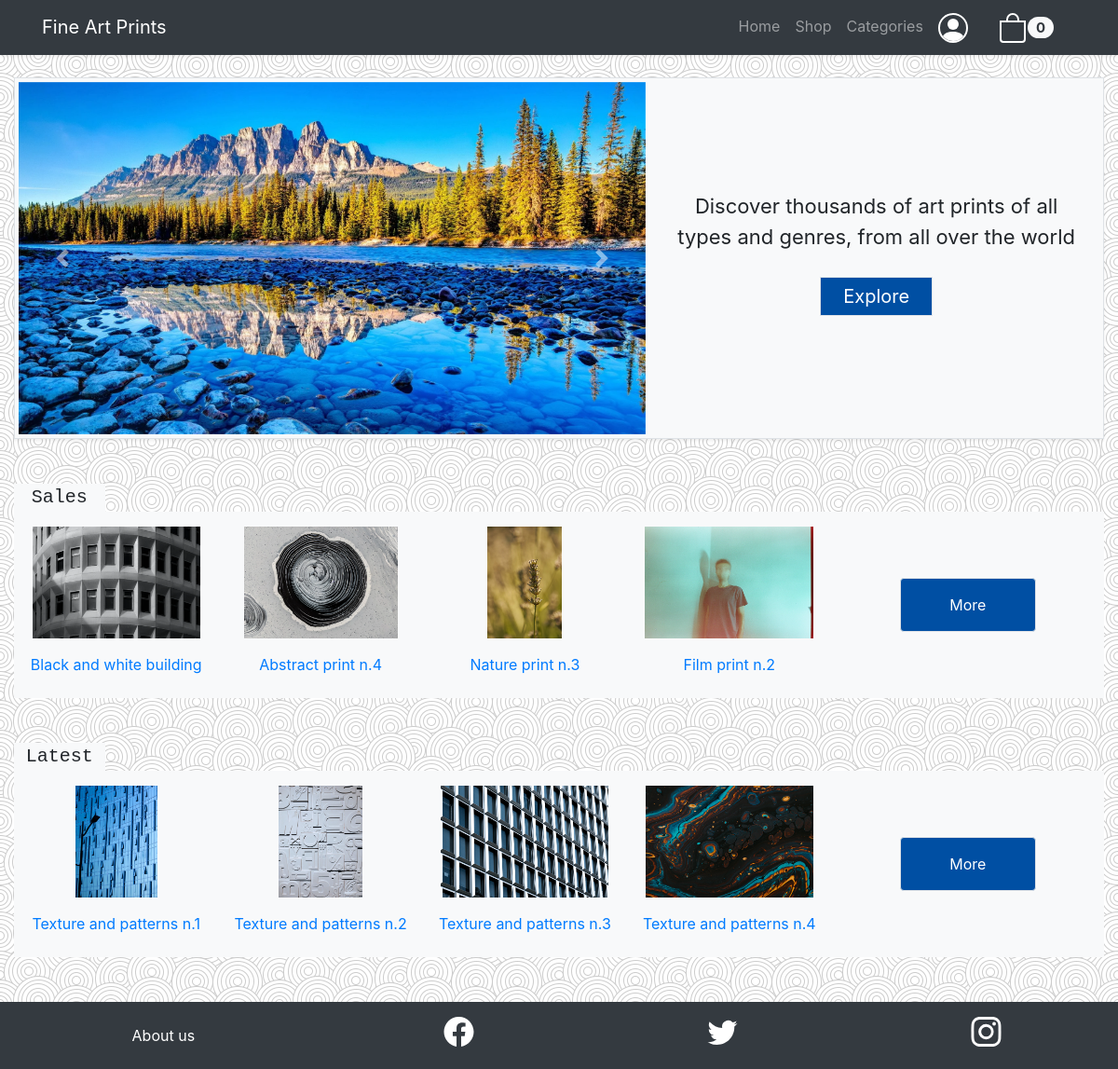
The app's page /home.php with its own data.
### tables this page shows
CREATE TABLE `picture` (
  `Title` char(140) NOT NULL,
  `Description` varchar(1000) NOT NULL,
  `Author` char(140) NOT NULL,
  `Image` char(50) NOT NULL,
  `Base_price` float NOT NULL,
  `Discount` float NOT NULL DEFAULT 0,
  `Publish_date` timestamp NOT NULL DEFAULT current_timestamp() ON UPDATE current_timestamp(),
  `Orientation` char(140) NOT NULL,
  `Category_name` char(140) NOT NULL,
  `Email` char(140) NOT NULL
);

### home.php (called while the page is built)
<?php
require_once 'bootstrap.php';
$templateParams["title"] = "Home";
$templateParams["name"] = "home-template.php";
$templateParams["latestpictures"] = $dbh->getLatestPictures();
$templateParams["salespictures"] = $dbh->getRandSalesPictures(4);
require 'template/base.php';
?>

### db/database.php (called while the page is built, shortened)
<?php
class DatabaseHelper{
    private $db;
    public function __construct($servername, $username, $password, $dbname, $port){
        $this->db = new mysqli($servername, $username, $password, $dbname, $port);
    }
    public function getLatestPictures($n=4){
        $stmt = $this->db->prepare("SELECT Image, Title FROM picture ORDER BY Publish_Date DESC LIMIT ?");
        $stmt->bind_param("i",$n);
        $stmt->execute();
        $result = $stmt->get_result();
        return $result->fetch_all(MYSQLI_ASSOC);
    }
    public function getRandSalesPictures($n=-1){
        $query = "SELECT Image, Title FROM picture WHERE Discount!=0 ORDER BY RAND()";
        if($n > 0){
            $query = $query . " LIMIT ?";
        }
        $stmt = $this->db->prepare($query);
        if($n > 0){
            $stmt->bind_param("i", $n);
        }
        $stmt->execute();
        $result = $stmt->get_result();
        return $result->fetch_all(MYSQLI_ASSOC);
    }
}
?>

### bootstrap.php (called while the page is built, shortened)
<?php
require_once("db/database.php");
$dbh = new DatabaseHelper("localhost", "root", "", "fineartprints", 3306);
?>

### template/home-template.php (the view, shortened to what this page needs)
<div class="flex-grow-1 subtle-pattern">
    <div class="container-fluid flex-flow-row-wrap">
        <main class="h-100 container-fluid pb-5 px-0">
            <div class="container col-12 shadow-sm bg-light border pb-1 mt-4 pt-1 px-0 mb-5 mx-0">
                <div class="row m-0 h-50">
                    <div id="carouselExampleControls" class="carousel slide col-12 col-md-7 p-0 px-1
                    d-flex align-items-center" data-ride="carousel">
                        <div id="carousel" class="carousel-inner">
                            <div class="carousel-item active">
                                <img class="w-100 mx-auto" src="./upload/slideshow/NatureBlue.webp" alt="Nature image">
                            </div>
                        </div>
                        <a class="carousel-control-prev" href="#carouselExampleControls" role="button" data-slide="prev">
                            <span class="carousel-control-prev-icon" aria-hidden="true"></span>
                        </a>
                        <a class="carousel-control-next" href="#carouselExampleControls" role="button" data-slide="next">
                            <span class="carousel-control-next-icon" aria-hidden="true"></span>
                        </a>
                    </div>
                    <div class="col-md-5 align-self-center my-3">
                        <div class="aside py-0">
                            <p class="col-12 text-center"
                                style="font-size: 22px;">Discover thousands of art prints of all types and
                                genres, from
                                all over
                                the world</p>
                            <div class="col-12 col-md-12 py-3 text-center">
                                <a class="btn-primary border px-4 py-2" style="font-size:20px"
                                href="api-categories.php">Explore</a>
                            </div>
                        </div>
                    </div>
                </div>
            </div>
            <div class="row mt-2 mx-0">
                <div class="col-3 col-md-1 p-0">
                    <p class="text-center text-monospace m-0 bg-light" style="font-size:20px;">Sales
                    </p>
                </div>
            </div>
            <div class="row m-0 mb-5">
                    <ul class="nav text-center col-md-9 bg-light p-0">
                    <?php foreach($templateParams["salespictures"] as $salepicture): ?>
                        <li class="col-6 col-md-3 nav-item mt-2 p-2">
                            <a href="product-page.php?title=<?php echo str_replace(" ","%20",$salepicture["Title"]);?>">
                            <img class="img-fluid p-0" src="<?php echo UPLOAD_DIR.$salepicture["Image"];?>"
                             alt="<?php echo $salepicture["Title"]?>" style="max-height:120px;"/></a>
                            <p class="mt-3 bm-0">
                                <a href="product-page.php?title=<?php echo str_replace(" ","%20",$salepicture["Title"]);?>">
                                <?php echo $salepicture["Title"];?></a>
                            </p>
                        </li>
                        <?php endforeach; ?>
                    </ul>
                <div class="aside col-12 col-md-3 nav-item bg-light d-flex align-items-center p-0">
                    <form action="api-shop.php" method="POST" class="col-4 col-md-6 offset-4 offset-md-3 p-0 mb-5">
                        <button type="submit" class="col-12 col-md-12 btn btn-primary py-3 mt-5 border" >More</button>
                    </form>
                </div>
            </div>
            <div class="row m-0">
                <div class="col-3 col-md-1 p-0">
                    <p class="text-center text-monospace m-0 bg-light" style="font-size:20px;">Latest
                    </p>
                </div>
            </div>
            <div class="row m-0">
                <ul class="nav text-center col-md-9 bg-light p-0">
                    <?php foreach($templateParams["latestpictures"] as $latestpicture): ?>
                    <li class="col-6 col-md-3 nav-item mt-2 p-2">
                        <a href="product-page.php?title=<?php echo str_replace(" ","%20",$latestpicture["Title"]);?>">
                        <img class="img-fluid p-0" src="<?php echo UPLOAD_DIR.$latestpicture["Image"];?>"
                        alt="<?php echo $latestpicture["Title"]?>" style="max-height:120px;"/></a>
                        <p class="mt-3 bm-0">
                        <a href="product-page.php?title=<?php echo str_replace(" ","%20",$latestpicture["Title"]);?>"><?php echo $latestpicture["Title"];?></a></p>
                    </li>
                    <?php endforeach;?>
                </ul>
                <div class="aside col-md-3 nav-item bg-light d-flex align-items-center p-0">
                <form action="api-shop.php" method="POST" class="col-4 col-md-6 offset-4 offset-md-3 p-0 mb-5">
                        <button type="submit" class="col-12 col-md-12 btn btn-primary py-3 mt-5 border" >More</button>
                    </form>
                </div>
            </div>
        </main>
    </div>
</div>

### template/base.php (shortened to what this page needs)
<!DOCTYPE html>
<html lang="en">
<head>
  <link rel="stylesheet" href="https://cdn.jsdelivr.net/npm/bootstrap@4.5.3/dist/css/bootstrap.min.css"
>
  <link rel="stylesheet" href="css/theme.css">
</head>
<body>
  <div class="d-flex flex-column h-100">
    <nav class="navbar navbar-dark navbar-expand-md bg-dark shadow-sm">
      <div class="container"><a class="navbar-brand logo" href="home.php">Fine Art Prints</a>
        <div class="collapse navbar-collapse" id="navcol-1">
          <ul class="nav navbar-nav ml-auto">
            <li class="nav-item"><a class="nav-link" href="home.php">Home</a></li>
            <li class="nav-item"><a class="nav-link" href="api-shop.php">Shop</a></li>
            <li class="nav-item"><a class="nav-link" href="api-categories.php">Categories</a></li>
            <li class="nav-item"><a class="nav-link navbar-brand" href="login.php"><img
                  src="<?php echo UPLOAD_DIR.'/icons/person-circle.svg'?>" alt="your profile" width="32" height="32"></a>
            </li>
            <li class="nav-item"><a class="nav-link navbar-brand" href="shopping-cart.php"><img src="<?php echo UPLOAD_DIR.'/icons/bag.svg'?>"
                  alt="cart" width="32" height="32"><span id="cart-item-count" class="badge badge-light badge-pill text-dark"><?php echo $_SESSION["products_count"] ?? 0?></span></a></li>
          </ul>
        </div>
      </div>
    </nav>
    <?php
      if(isset($templateParams["name"])){
        require($templateParams["name"]);
    }
    ?>
    <div class="row m-0">
      <footer class="col-12 col-md-12 px-0 bg-dark py-3">
        <div class="nav d-flex justify-content-center">
          <a class="d-flex flex-fill nav-link justify-content-center text-white bg-dark" href="api-about-us.php">About us</a>
          <img class="d-flex flex-fill" src="<?php echo UPLOAD_DIR?>icons/facebook.svg" alt="facebook profile" width="32" height="32" />
          <img class="d-flex flex-fill" src="<?php echo UPLOAD_DIR?>icons/twitter.svg" alt="twitter profile" width="32" height="32" />
          <img class="d-flex flex-fill" src="<?php echo UPLOAD_DIR?>icons/instagram.svg" alt="instragram page" width="32" height="32" />
        </div>
      </footer>
    </div>
</div>
</body>
</html>

### css/theme.css (style rules this page uses)
html, body { height: 100vh; }
.subtle-pattern { background-color: #f1f2f3; background-image: url("../upload/swirl_pattern.jpeg"), url("../upload/swirl_pattern.jpeg"); background-position: -1px -1px, -1px -1px; }
.btn-primary { background-color: #004FA3 !important; }
.flex-flow-row-wrap { display: flex; flex-flow: row wrap; }

### records on screen
picture: Image (picture), Title "Black and white building"
picture: Image (picture), Title "Abstract print n.4"
picture: Image (picture), Title "Nature print n.3"
picture: Image (picture), Title "Film print n.2"
picture: Image (picture), Title "Texture and patterns n.1"
picture: Image (picture), Title "Texture and patterns n.2"
picture: Image (picture), Title "Texture and patterns n.3"
picture: Image (picture), Title "Texture and patterns n.4"

### other values on screen
$_SESSION["products_count"] "0"
